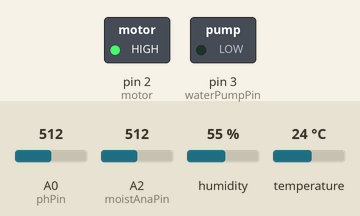
Simulated run of this sketch. Board: Arduino Uno, built with avr-gcc and run on an emulated ATmega328P. On the bench: switched loads named in the sketch (green lamp = pin HIGH). Dashed ring = blinking. Inputs (shaded band) come from the test bench; at power-on: A0 (phPin) = 512, A2 (moistAnaPin) = 512, humidity 55 %, temperature 24 °C. What the sketch prints to the serial monitor is not drawn.

Above: at 0.5 s.
Timing chart, 0 to 4.7 s (numbered marks = the images above):
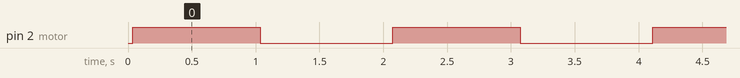

Measured:
- by itself, pin 2 (motor): alternates HIGH for 1.0 s and LOW for 1.0 s

The sketch:

TestAutoWater.ino
```cpp
#include <dht.h>

dht tempHSensor;

const int phPin = A0;
const int tempHPin = A1;
const int moistAnaPin = A2;
const int motor = 2;
const int waterPumpPin = 3; // water pump relay set to digital pin 3
bool waitTenMin = false;

float moistureHigh = 315;
float moistureLow = 590;


void setup()
{
  pinMode(waterPumpPin, OUTPUT); // new code supposed to output to d_pin 3 to a relay for water pump
  pinMode(motor, OUTPUT);
  Serial.begin(9600);
}

void loop()
{
  tempHSensor.read11(tempHPin);
  float phRead = analogRead(phPin);

  Serial.println("Humidity: " + String(tempHSensor.humidity));
  Serial.println("Temperature: " + String(CtoF(tempHSensor.temperature)));
  float phValue = remap(phRead, 170.0f, 433.0f, 2.7f, 8.2f);
  Serial.println("PH: " + String(phValue));
  float x = getMoisture();
  Serial.println(x);
  // waterPumpWrite(x); ///// refer to this function to see specifications on how/when to call it
  // phSensorWrite(phValue); //refer to this function to see specifications on how/when to call it
  // if (waitTenMin) delay(600000);
  digitalWrite(motor, HIGH);
  delay(1000);
  digitalWrite(motor, LOW);
  delay(1000);
}

void waterPumpWrite(float z) { // don't actually call this function until data for how often the
                               // moisture sensor gets kicked is recorded/known
  if (z > 35) {
    digitalWrite(waterPumpPin, HIGH);
    delay(10000); // delay 10seconds
    digitalWrite(waterPumpPin, LOW);
    waitTenMin = true;
  }
  else {
    waitTenMin = false;
    digitalWrite(waterPumpPin, LOW);
  }
}

void phSensorWrite(float phVal) { //don't actually call this function until data for how
                                  //quickly ph saturates with water pump in place is known
  if (phVal >= 7.2){
  digitalWrite(motor, HIGH);
  delay(5000);
  digitalWrite(motor, LOW);
  waitTenMin = true;
//  delay(600000); // 10min delay (change this to interval it takes water pump to saturate ph down)
  }
  else {
    waitTenMin = false;
    digitalWrite(motor, LOW);
  }
}

float getMoisture() {
  float sum = 0;
  float val = 0;
  for (int i = 0; i < 100; ++i){
    sum += analogRead(moistAnaPin);;
  }
  val = remap(sum/100,moistureLow, moistureHigh, 0, 100);
  return val;
}

float CtoF(float c)
{
  return 1.8f*c + 32;
}

float remap(float s, float a1, float a2, float b1, float b2)
{
    return b1 + (s-a1)*(b2-b1)/(a2-a1);
}
```
